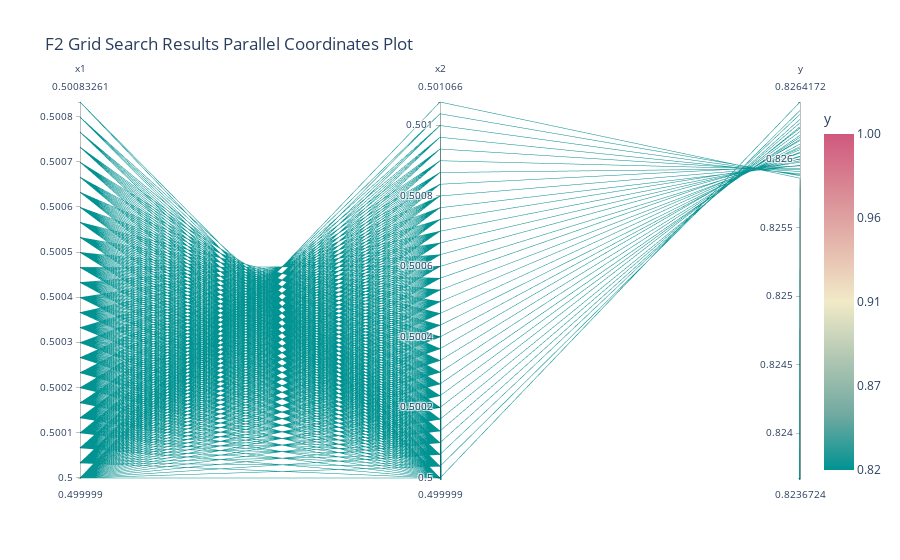

The cell this chart's notebook holds for it:
### Markdown cell above
# Exploitation in high value region [0.5, 	0.5, y=0.919871693233]

### Code cell
domain_bounds= [(0.499999, 0.599999), (0.499999, 0.599999)]
num_points_per_dimension = 3000  # Number of points along each dimension
X_grid_hv = generate_nd_grid_hv(domain_bounds, num_points_per_dimension)


# Select updated kappa & xi based on the nth week
# Example for a specific week (e.g., week 1)
week_index = current_week  # For week current_week+1, as indexing starts from 0
xi_value = xi_array[week_index]
kappa_value = kappa_array[week_index]


# EI, PI, UCB next point calcuation
next_point_ei, next_point_pi, next_point_ucb = propose_next_point(xi_value,kappa_value,X_grid_hv,best_gp,'sklearn')

#mse, r2 = evaluate_model_performance(best_gp, X_new_points, Y_new_points,'sklearn')
#print(f"MSE: {mse}")
#print(f"R-squared: {r2}")

#print_timestamp()


y_highvalue_pred = predict_in_batches(best_gp, X_grid_hv)


# After evaluation, you can create a DataFrame for analysis
df_evaluation = pd.DataFrame(X_grid_hv, columns=['x1', 'x2'])
df_evaluation['y'] = y_highvalue_pred

# Sort the DataFrame by 'y' in descending order to get the largest values at the top
sorted_df_hv = df_evaluation.sort_values(by='y', ascending=False)

# Take the top n entries after sorting
n_samples = 500  # Adjust n to your preferred sample size
sampled_df_hv = sorted_df_hv.head(n_samples)
print(sampled_df_hv.head(20))

plot_parallel_coordinates(sampled_df_hv, 'y', "F2 Grid Search Results Parallel Coordinates Plot")
print_timestamp()

### Figure 1 — Plotly figure (JSON) as saved in the notebook; plotly's stock layout.template omitted (floating-point values rounded to 4 significant figures; data arrays with more than 128 entries replaced by an {"elided": "..."} marker saying what was removed)
{"data": [{"dimensions": [{"label": "x1", "values": {"elided": "967 float values"}}, {"label": "x2", "values": {"elided": "967 float values"}}, {"label": "y", "values": {"elided": "967 float values"}}], "domain": {"x": [0, 1], "y": [0, 1]}, "line": {"color": {"elided": "967 float values"}, "coloraxis": "coloraxis"}, "name": "", "type": "parcoords"}], "layout": {"coloraxis": {"cmax": 1, "cmin": 0.8237, "colorbar": {"ticktext": ["0.82", "0.87", "0.91", "0.96", "1.00"], "tickvals": [0.8237, 0.8678, 0.9118, 0.9559, 1], "title": {"text": "y"}}, "colorscale": [[0, "rgb(0, 147, 146)"], [0.1667, "rgb(114, 170, 161)"], [0.3333, "rgb(177, 199, 179)"], [0.5, "rgb(241, 234, 200)"], [0.6667, "rgb(229, 185, 173)"], [0.8333, "rgb(217, 137, 148)"], [1, "rgb(208, 88, 126)"]]}, "legend": {"tracegroupgap": 0}, "margin": {"t": 100}, "title": {"text": "F2 Grid Search Results Parallel Coordinates Plot"}}}
